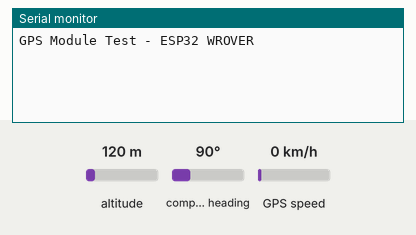
This sketch was run on a simulated ESP32. Parts: the last lines printed to the serial monitor. Inputs (shaded band) come from the test bench; at power-on: altitude 120 m, GPS speed 0 km/h, compass heading 90°. The GPS gets a fix after 3 s at 37.7749, -122.4194 with 8 satellites.

Above: at 1.2 s.
1.3 s: altitude set to 20 m
At 3.9 s:
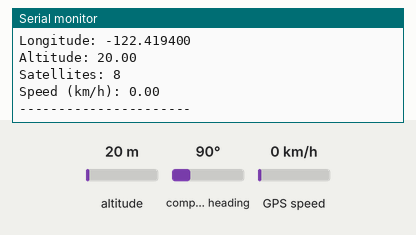
4.5 s: GPS speed set to 2 km/h
At 5.8 s:
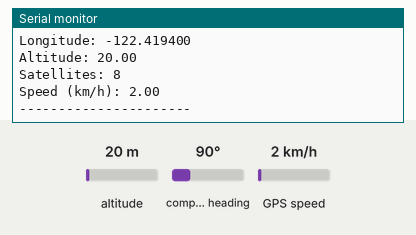

Measured:
- after the input at 1.3 s, the serial monitor: prints a new line after 1.7 s (image 1)
- after the input at 4.5 s, the serial monitor: prints a new line after 0.59 s (image 2)

The sketch:

sketch_jun19c.ino
```cpp
#include <HardwareSerial.h>
#include <TinyGPSPlus.h>

// Use UART2 for GPS on GPIO16 (RX2)
HardwareSerial gpsSerial(2);
TinyGPSPlus gps;

void setup() {
  Serial.begin(115200);
  gpsSerial.begin(9600, SERIAL_8N1, 16, -1);  // RX=16, TX not needed

  Serial.println("GPS Module Test - ESP32 WROVER");
}

void loop() {
  while (gpsSerial.available() > 0) {
    gps.encode(gpsSerial.read());
  }

  if (gps.location.isUpdated()) {
    Serial.print("Latitude: ");
    Serial.println(gps.location.lat(), 6);
    Serial.print("Longitude: ");
    Serial.println(gps.location.lng(), 6);

    Serial.print("Altitude: ");
    Serial.println(gps.altitude.meters());

    Serial.print("Satellites: ");
    Serial.println(gps.satellites.value());

    Serial.print("Speed (km/h): ");
    Serial.println(gps.speed.kmph());

    Serial.println("----------------------");
  }

  delay(1000);
}
```
